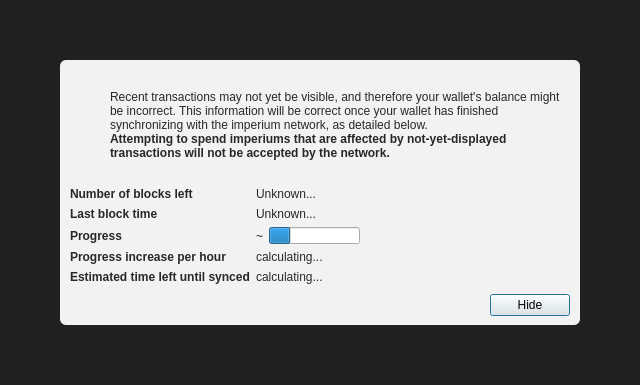
<?xml version="1.0" encoding="UTF-8"?>
<ui version="4.0">
 <class>ModalOverlay</class>
 <widget class="ModalOverlay" name="ModalOverlay">
  <property name="geometry">
   <rect>
    <x>0</x>
    <y>0</y>
    <width>640</width>
    <height>385</height>
   </rect>
  </property>
  <property name="windowTitle">
   <string>Form</string>
  </property>
  <layout class="QVBoxLayout" name="verticalLayout" stretch="0">
   <property name="sizeConstraint">
    <enum>QLayout::SetDefaultConstraint</enum>
   </property>
   <property name="leftMargin">
    <number>0</number>
   </property>
   <property name="topMargin">
    <number>0</number>
   </property>
   <property name="rightMargin">
    <number>0</number>
   </property>
   <property name="bottomMargin">
    <number>0</number>
   </property>
   <item>
    <widget class="QWidget" name="bgWidget" native="true">
     <property name="styleSheet">
      <string notr="true">#bgWidget { background: rgba(0,0,0,220); }</string>
     </property>
     <layout class="QVBoxLayout" name="verticalLayoutMain" stretch="1">
      <property name="leftMargin">
       <number>60</number>
      </property>
      <property name="topMargin">
       <number>60</number>
      </property>
      <property name="rightMargin">
       <number>60</number>
      </property>
      <property name="bottomMargin">
       <number>60</number>
      </property>
      <item>
       <widget class="QWidget" name="contentWidget" native="true">
        <property name="styleSheet">
         <string notr="true">#contentWidget { background: rgba(255,255,255,240); border-radius: 6px; }

QLabel { color: rgb(40,40,40);  }</string>
        </property>
        <layout class="QVBoxLayout" name="verticalLayoutSub" stretch="1,0,0,0">
         <property name="spacing">
          <number>0</number>
         </property>
         <property name="leftMargin">
          <number>10</number>
         </property>
         <property name="topMargin">
          <number>10</number>
         </property>
         <property name="rightMargin">
          <number>10</number>
         </property>
         <property name="bottomMargin">
          <number>10</number>
         </property>
         <item>
          <layout class="QHBoxLayout" name="horizontalLayoutIconText" stretch="0,1">
           <property name="topMargin">
            <number>20</number>
           </property>
           <item>
            <layout class="QVBoxLayout" name="verticalLayoutIcon">
             <property name="leftMargin">
              <number>0</number>
             </property>
             <item>
              <widget class="QPushButton" name="warningIcon">
               <property name="enabled">
                <bool>false</bool>
               </property>
               <property name="text">
                <string/>
               </property>
               <property name="icon">
                <iconset>
                 <normaloff>:/icons/warning</normaloff>
                 <disabledoff>:/icons/warning</disabledoff>:/icons/warning</iconset>
               </property>
               <property name="iconSize">
                <size>
                 <width>48</width>
                 <height>48</height>
                </size>
               </property>
               <property name="flat">
                <bool>true</bool>
               </property>
              </widget>
             </item>
             <item>
              <spacer name="verticalSpacerWarningIcon">
               <property name="orientation">
                <enum>Qt::Vertical</enum>
               </property>
               <property name="sizeHint" stdset="0">
                <size>
                 <width>20</width>
                 <height>40</height>
                </size>
               </property>
              </spacer>
             </item>
            </layout>
           </item>
           <item>
            <layout class="QVBoxLayout" name="verticalLayoutInfoText">
             <property name="leftMargin">
              <number>0</number>
             </property>
             <property name="topMargin">
              <number>0</number>
             </property>
             <item>
              <widget class="QLabel" name="infoText">
               <property name="text">
                <string>Recent transactions may not yet be visible, and therefore your wallet's balance might be incorrect. This information will be correct once your wallet has finished synchronizing with the imperium network, as detailed below.</string>
               </property>
               <property name="textFormat">
                <enum>Qt::RichText</enum>
               </property>
               <property name="wordWrap">
                <bool>true</bool>
               </property>
              </widget>
             </item>
             <item>
              <widget class="QLabel" name="infoTextStrong">
               <property name="font">
                <font>
                 <weight>75</weight>
                 <bold>true</bold>
                </font>
               </property>
               <property name="text">
                <string>Attempting to spend imperiums that are affected by not-yet-displayed transactions will not be accepted by the network.</string>
               </property>
               <property name="textFormat">
                <enum>Qt::RichText</enum>
               </property>
               <property name="wordWrap">
                <bool>true</bool>
               </property>
              </widget>
             </item>
             <item>
              <spacer name="verticalSpacerInTextSpace">
               <property name="orientation">
                <enum>Qt::Vertical</enum>
               </property>
               <property name="sizeHint" stdset="0">
                <size>
                 <width>20</width>
                 <height>40</height>
                </size>
               </property>
              </spacer>
             </item>
            </layout>
           </item>
          </layout>
         </item>
         <item>
          <spacer name="verticalSpacerAfterText">
           <property name="orientation">
            <enum>Qt::Vertical</enum>
           </property>
           <property name="sizeHint" stdset="0">
            <size>
             <width>20</width>
             <height>40</height>
            </size>
           </property>
          </spacer>
         </item>
         <item>
          <layout class="QFormLayout" name="formLayout">
           <property name="fieldGrowthPolicy">
            <enum>QFormLayout::FieldsStayAtSizeHint</enum>
           </property>
           <property name="horizontalSpacing">
            <number>6</number>
           </property>
           <property name="verticalSpacing">
            <number>6</number>
           </property>
           <property name="topMargin">
            <number>10</number>
           </property>
           <item row="0" column="0">
            <widget class="QLabel" name="labelNumberOfBlocksLeft">
             <property name="font">
              <font>
               <weight>75</weight>
               <bold>true</bold>
              </font>
             </property>
             <property name="text">
              <string>Number of blocks left</string>
             </property>
            </widget>
           </item>
           <item row="0" column="1">
            <widget class="QLabel" name="numberOfBlocksLeft">
             <property name="text">
              <string>Unknown...</string>
             </property>
            </widget>
           </item>
           <item row="1" column="0">
            <widget class="QLabel" name="labelLastBlockTime">
             <property name="font">
              <font>
               <weight>75</weight>
               <bold>true</bold>
              </font>
             </property>
             <property name="text">
              <string>Last block time</string>
             </property>
            </widget>
           </item>
           <item row="1" column="1">
            <widget class="QLabel" name="newestBlockDate">
             <property name="sizePolicy">
              <sizepolicy hsizetype="Maximum" vsizetype="Preferred">
               <horstretch>0</horstretch>
               <verstretch>0</verstretch>
              </sizepolicy>
             </property>
             <property name="text">
              <string>Unknown...</string>
             </property>
            </widget>
           </item>
           <item row="2" column="0">
            <widget class="QLabel" name="labelSyncDone">
             <property name="font">
              <font>
               <weight>75</weight>
               <bold>true</bold>
              </font>
             </property>
             <property name="text">
              <string>Progress</string>
             </property>
            </widget>
           </item>
           <item row="2" column="1">
            <layout class="QHBoxLayout" name="horizontalLayoutSync" stretch="0,1">
             <item>
              <widget class="QLabel" name="percentageProgress">
               <property name="text">
                <string notr="true">~</string>
               </property>
              </widget>
             </item>
             <item>
              <widget class="QProgressBar" name="progressBar">
               <property name="value">
                <number>24</number>
               </property>
               <property name="format">
                <string/>
               </property>
              </widget>
             </item>
            </layout>
           </item>
           <item row="4" column="0">
            <widget class="QLabel" name="labelProgressIncrease">
             <property name="font">
              <font>
               <weight>75</weight>
               <bold>true</bold>
              </font>
             </property>
             <property name="text">
              <string>Progress increase per hour</string>
             </property>
            </widget>
           </item>
           <item row="4" column="1">
            <widget class="QLabel" name="progressIncreasePerH">
             <property name="text">
              <string>calculating...</string>
             </property>
            </widget>
           </item>
           <item row="5" column="0">
            <widget class="QLabel" name="labelEstimatedTimeLeft">
             <property name="font">
              <font>
               <weight>75</weight>
               <bold>true</bold>
              </font>
             </property>
             <property name="text">
              <string>Estimated time left until synced</string>
             </property>
            </widget>
           </item>
           <item row="5" column="1">
            <widget class="QLabel" name="expectedTimeLeft">
             <property name="text">
              <string>calculating...</string>
             </property>
            </widget>
           </item>
          </layout>
         </item>
         <item>
          <layout class="QHBoxLayout" name="horizontalLayoutButtons">
           <property name="leftMargin">
            <number>10</number>
           </property>
           <property name="topMargin">
            <number>10</number>
           </property>
           <item>
            <spacer name="horizontalSpacer">
             <property name="orientation">
              <enum>Qt::Horizontal</enum>
             </property>
             <property name="sizeHint" stdset="0">
              <size>
               <width>40</width>
               <height>20</height>
              </size>
             </property>
            </spacer>
           </item>
           <item>
            <widget class="QPushButton" name="closeButton">
             <property name="text">
              <string>Hide</string>
             </property>
             <property name="focusPolicy">
              <enum>Qt::StrongFocus</enum>
             </property>
             <property name="default">
              <bool>true</bool>
             </property>
            </widget>
           </item>
          </layout>
         </item>
        </layout>
       </widget>
      </item>
     </layout>
    </widget>
   </item>
  </layout>
 </widget>
 <customwidgets>
  <customwidget>
   <class>ModalOverlay</class>
   <extends>QWidget</extends>
   <header>qt/modaloverlay.h</header>
   <container>1</container>
  </customwidget>
 </customwidgets>
 <resources/>
 <connections/>
</ui>
